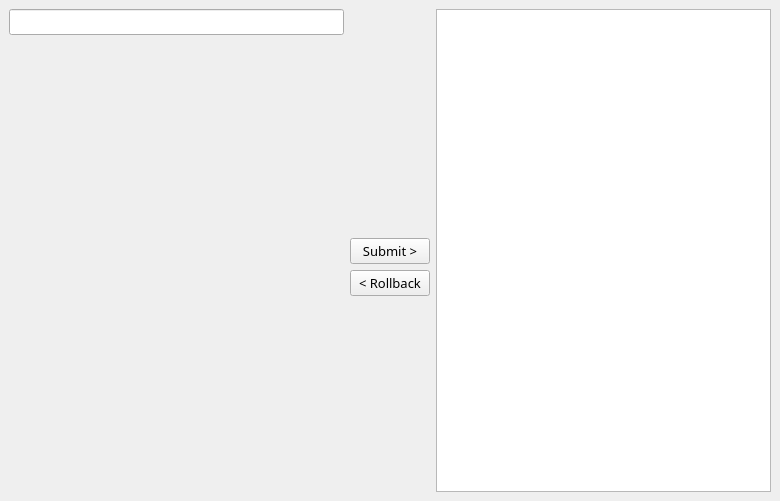
<?xml version="1.0" encoding="UTF-8"?>
<ui version="4.0">
 <class>MainWindow</class>
 <widget class="QMainWindow" name="MainWindow">
  <property name="geometry">
   <rect>
    <x>0</x>
    <y>0</y>
    <width>780</width>
    <height>501</height>
   </rect>
  </property>
  <property name="windowTitle">
   <string>MainWindow</string>
  </property>
  <widget class="QWidget" name="centralwidget">
   <layout class="QVBoxLayout" name="verticalLayout">
    <item>
     <layout class="QGridLayout" name="ui_grid_layout">
      <item row="0" column="0">
       <widget class="QLineEdit" name="ui_filter_edit">
        <property name="font">
         <font>
          <family>Bahnschrift</family>
          <pointsize>10</pointsize>
         </font>
        </property>
       </widget>
      </item>
      <item row="0" column="2" rowspan="2">
       <widget class="QPlainTextEdit" name="ui_view_edit">
        <property name="font">
         <font>
          <family>Bahnschrift</family>
          <pointsize>10</pointsize>
         </font>
        </property>
       </widget>
      </item>
      <item row="1" column="1">
       <layout class="QVBoxLayout" name="verticalLayout_2">
        <property name="rightMargin">
         <number>0</number>
        </property>
        <item>
         <spacer name="verticalSpacer">
          <property name="orientation">
           <enum>Qt::Vertical</enum>
          </property>
          <property name="sizeHint" stdset="0">
           <size>
            <width>20</width>
            <height>40</height>
           </size>
          </property>
         </spacer>
        </item>
        <item>
         <widget class="QPushButton" name="ui_out_btn">
          <property name="font">
           <font>
            <family>Bahnschrift</family>
            <pointsize>10</pointsize>
           </font>
          </property>
          <property name="text">
           <string>Submit &gt;</string>
          </property>
         </widget>
        </item>
        <item>
         <widget class="QPushButton" name="ui_update_btn">
          <property name="font">
           <font>
            <family>Bahnschrift</family>
            <pointsize>10</pointsize>
           </font>
          </property>
          <property name="text">
           <string>&lt; Rollback</string>
          </property>
         </widget>
        </item>
        <item>
         <spacer name="verticalSpacer_2">
          <property name="orientation">
           <enum>Qt::Vertical</enum>
          </property>
          <property name="sizeHint" stdset="0">
           <size>
            <width>20</width>
            <height>40</height>
           </size>
          </property>
         </spacer>
        </item>
       </layout>
      </item>
     </layout>
    </item>
   </layout>
  </widget>
 </widget>
 <resources/>
 <connections/>
</ui>
